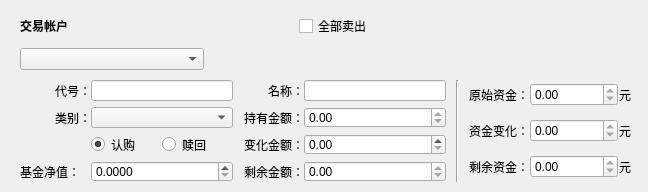
<?xml version="1.0" encoding="UTF-8"?>
<ui version="4.0">
 <class>myExchangeFormFund</class>
 <widget class="QWidget" name="myExchangeFormFund">
  <property name="geometry">
   <rect>
    <x>0</x>
    <y>0</y>
    <width>648</width>
    <height>192</height>
   </rect>
  </property>
  <property name="windowTitle">
   <string>Form</string>
  </property>
  <widget class="QWidget" name="layoutWidget">
   <property name="geometry">
    <rect>
     <x>20</x>
     <y>80</y>
     <width>611</width>
     <height>102</height>
    </rect>
   </property>
   <layout class="QHBoxLayout" name="horizontalLayout_3" stretch="0,0,0">
    <property name="spacing">
     <number>10</number>
    </property>
    <item>
     <layout class="QGridLayout" name="gridLayoutAsset" rowstretch="1,1,1,1" columnstretch="1,2,1,2">
      <property name="horizontalSpacing">
       <number>0</number>
      </property>
      <property name="verticalSpacing">
       <number>6</number>
      </property>
      <item row="0" column="1">
       <widget class="QLineEdit" name="codeLineEdit"/>
      </item>
      <item row="2" column="1">
       <layout class="QHBoxLayout" name="hlBuySell">
        <item>
         <widget class="QRadioButton" name="radioSubscribing">
          <property name="text">
           <string>认购</string>
          </property>
          <property name="checked">
           <bool>true</bool>
          </property>
         </widget>
        </item>
        <item>
         <widget class="QRadioButton" name="radioRedeming">
          <property name="text">
           <string>赎回</string>
          </property>
         </widget>
        </item>
       </layout>
      </item>
      <item row="0" column="0">
       <widget class="QLabel" name="labelCode">
        <property name="text">
         <string>代号：</string>
        </property>
        <property name="alignment">
         <set>Qt::AlignRight|Qt::AlignTrailing|Qt::AlignVCenter</set>
        </property>
        <property name="buddy">
         <cstring>codeLineEdit</cstring>
        </property>
       </widget>
      </item>
      <item row="3" column="3">
       <widget class="QDoubleSpinBox" name="remainSpinBox">
        <property name="readOnly">
         <bool>true</bool>
        </property>
        <property name="minimum">
         <double>-9999999.990000000223517</double>
        </property>
        <property name="maximum">
         <double>9999999.990000000223517</double>
        </property>
       </widget>
      </item>
      <item row="3" column="2">
       <widget class="QLabel" name="labelRemain">
        <property name="text">
         <string>剩余金额：</string>
        </property>
        <property name="alignment">
         <set>Qt::AlignRight|Qt::AlignTrailing|Qt::AlignVCenter</set>
        </property>
        <property name="buddy">
         <cstring>codeLineEdit</cstring>
        </property>
       </widget>
      </item>
      <item row="0" column="3">
       <widget class="QLineEdit" name="nameLineEdit"/>
      </item>
      <item row="0" column="2">
       <widget class="QLabel" name="labelName">
        <property name="text">
         <string>名称：</string>
        </property>
        <property name="alignment">
         <set>Qt::AlignRight|Qt::AlignTrailing|Qt::AlignVCenter</set>
        </property>
        <property name="buddy">
         <cstring>nameLineEdit</cstring>
        </property>
       </widget>
      </item>
      <item row="2" column="2">
       <widget class="QLabel" name="labelUsed">
        <property name="text">
         <string>变化金额：</string>
        </property>
        <property name="alignment">
         <set>Qt::AlignRight|Qt::AlignTrailing|Qt::AlignVCenter</set>
        </property>
       </widget>
      </item>
      <item row="2" column="3">
       <widget class="QDoubleSpinBox" name="usedSpinBox">
        <property name="maximum">
         <double>9999999.990000000223517</double>
        </property>
       </widget>
      </item>
      <item row="1" column="0">
       <widget class="QLabel" name="labelType">
        <property name="text">
         <string>类别：</string>
        </property>
        <property name="alignment">
         <set>Qt::AlignRight|Qt::AlignTrailing|Qt::AlignVCenter</set>
        </property>
        <property name="buddy">
         <cstring>codeLineEdit</cstring>
        </property>
       </widget>
      </item>
      <item row="1" column="1">
       <widget class="QComboBox" name="typeBox"/>
      </item>
      <item row="1" column="2">
       <widget class="QLabel" name="labelKeeps">
        <property name="text">
         <string>持有金额：</string>
        </property>
        <property name="alignment">
         <set>Qt::AlignRight|Qt::AlignTrailing|Qt::AlignVCenter</set>
        </property>
        <property name="buddy">
         <cstring>codeLineEdit</cstring>
        </property>
       </widget>
      </item>
      <item row="1" column="3">
       <widget class="QDoubleSpinBox" name="keepsSpinBox">
        <property name="readOnly">
         <bool>true</bool>
        </property>
        <property name="minimum">
         <double>-9999999.990000000223517</double>
        </property>
        <property name="maximum">
         <double>9999999.990000000223517</double>
        </property>
       </widget>
      </item>
      <item row="3" column="0">
       <widget class="QLabel" name="label_2">
        <property name="text">
         <string>基金净值：</string>
        </property>
       </widget>
      </item>
      <item row="3" column="1">
       <widget class="QDoubleSpinBox" name="netValueSpinBox">
        <property name="decimals">
         <number>4</number>
        </property>
        <property name="singleStep">
         <double>0.010000000000000</double>
        </property>
       </widget>
      </item>
     </layout>
    </item>
    <item>
     <widget class="Line" name="line">
      <property name="orientation">
       <enum>Qt::Vertical</enum>
      </property>
     </widget>
    </item>
    <item>
     <layout class="QGridLayout" name="gridLayout_6">
      <property name="horizontalSpacing">
       <number>1</number>
      </property>
      <item row="1" column="1">
       <widget class="QDoubleSpinBox" name="moneySpinBox">
        <property name="readOnly">
         <bool>true</bool>
        </property>
        <property name="minimum">
         <double>-1000000.000000000000000</double>
        </property>
        <property name="maximum">
         <double>1000000.000000000000000</double>
        </property>
       </widget>
      </item>
      <item row="2" column="1">
       <widget class="QDoubleSpinBox" name="moneySpinBoxRemain">
        <property name="readOnly">
         <bool>true</bool>
        </property>
        <property name="minimum">
         <double>-1000000.000000000000000</double>
        </property>
        <property name="maximum">
         <double>1000000.000000000000000</double>
        </property>
       </widget>
      </item>
      <item row="2" column="0">
       <widget class="QLabel" name="labelMoneyRemain">
        <property name="layoutDirection">
         <enum>Qt::LeftToRight</enum>
        </property>
        <property name="text">
         <string>剩余资金：</string>
        </property>
        <property name="alignment">
         <set>Qt::AlignRight|Qt::AlignTrailing|Qt::AlignVCenter</set>
        </property>
        <property name="buddy">
         <cstring>moneySpinBoxRemain</cstring>
        </property>
       </widget>
      </item>
      <item row="1" column="2">
       <widget class="QLabel" name="label">
        <property name="text">
         <string>元</string>
        </property>
       </widget>
      </item>
      <item row="2" column="2">
       <widget class="QLabel" name="label_9">
        <property name="text">
         <string>元</string>
        </property>
       </widget>
      </item>
      <item row="1" column="0">
       <widget class="QLabel" name="labelMoney">
        <property name="layoutDirection">
         <enum>Qt::LeftToRight</enum>
        </property>
        <property name="text">
         <string>资金变化：</string>
        </property>
        <property name="alignment">
         <set>Qt::AlignRight|Qt::AlignTrailing|Qt::AlignVCenter</set>
        </property>
        <property name="buddy">
         <cstring>moneySpinBox</cstring>
        </property>
       </widget>
      </item>
      <item row="0" column="0">
       <widget class="QLabel" name="labelMoneyOrigin">
        <property name="layoutDirection">
         <enum>Qt::LeftToRight</enum>
        </property>
        <property name="text">
         <string>原始资金：</string>
        </property>
        <property name="alignment">
         <set>Qt::AlignRight|Qt::AlignTrailing|Qt::AlignVCenter</set>
        </property>
       </widget>
      </item>
      <item row="0" column="2">
       <widget class="QLabel" name="label_10">
        <property name="text">
         <string>元</string>
        </property>
       </widget>
      </item>
      <item row="0" column="1">
       <widget class="QDoubleSpinBox" name="moneySpinBoxTotal">
        <property name="readOnly">
         <bool>true</bool>
        </property>
        <property name="minimum">
         <double>-1000000.000000000000000</double>
        </property>
        <property name="maximum">
         <double>1000000.000000000000000</double>
        </property>
       </widget>
      </item>
     </layout>
    </item>
   </layout>
  </widget>
  <widget class="QWidget" name="verticalLayoutWidget">
   <property name="geometry">
    <rect>
     <x>20</x>
     <y>10</y>
     <width>551</width>
     <height>66</height>
    </rect>
   </property>
   <layout class="QVBoxLayout" name="vlMoneyAccount" stretch="0,0">
    <item>
     <layout class="QHBoxLayout" name="horizontalLayout" stretch="0,0">
      <item>
       <widget class="QLabel" name="labelaccountMoney">
        <property name="font">
         <font>
          <weight>75</weight>
          <bold>true</bold>
         </font>
        </property>
        <property name="text">
         <string>交易帐户</string>
        </property>
       </widget>
      </item>
      <item>
       <widget class="QCheckBox" name="checkBoxSoldAll">
        <property name="text">
         <string>全部卖出</string>
        </property>
       </widget>
      </item>
     </layout>
    </item>
    <item>
     <layout class="QHBoxLayout" name="horizontalLayout_2" stretch="1,2">
      <property name="spacing">
       <number>2</number>
      </property>
      <item>
       <widget class="QComboBox" name="moneyAccount"/>
      </item>
      <item>
       <layout class="QGridLayout" name="gridLayout_3" columnstretch="0">
        <property name="spacing">
         <number>0</number>
        </property>
        <item row="0" column="0">
         <spacer name="horizontalSpacer">
          <property name="orientation">
           <enum>Qt::Horizontal</enum>
          </property>
          <property name="sizeHint" stdset="0">
           <size>
            <width>40</width>
            <height>20</height>
           </size>
          </property>
         </spacer>
        </item>
       </layout>
      </item>
     </layout>
    </item>
   </layout>
  </widget>
 </widget>
 <resources/>
 <connections/>
</ui>
